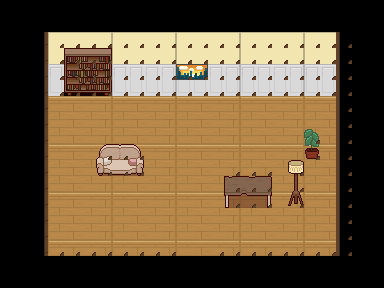

This is a level from a 2D game, rendered from its Tiled map with the project's own tilesets. A one-line summary and the complete map file follow:
An orthogonal 24x18 tile map with 16x16 px tiles, 5 tile layers (Ground, GroundDetails, Buildings, Collision, ...), 4 tilesets and 3 objects (spawn, mapExit, mapSpawn).

<map version="1.10" tiledversion="1.12.2" orientation="orthogonal" renderorder="right-down" width="24" height="18" tilewidth="16" tileheight="16" infinite="0" nextlayerid="7" nextobjectid="7">
 <editorsettings>
  <export target="house-01.json" format="json" />
 </editorsettings>
 <properties>
  <property name="displayName" value="House 01" />
  <property name="mapId" value="house-01" />
 </properties>
 <tileset firstgid="1" source="../tilesets/interiors/bitglow-lrk/interior-floors-walls.tsx" />
 <tileset firstgid="225" source="../tilesets/interiors/bitglow-lrk/interior-cabinets.tsx" />
 <tileset firstgid="1400" source="../tilesets/interiors/bitglow-lrk/interior-decorations.tsx" />
 <tileset firstgid="1520" source="../tilesets/interiors/bitglow-lrk/interior-living-room.tsx" />
 <layer id="1" name="Ground" width="24" height="18">
  <data encoding="csv">
0,0,0,0,0,0,0,0,0,0,0,0,0,0,0,0,0,0,0,0,0,0,0,0,
0,0,0,0,0,0,0,0,0,0,0,0,0,0,0,0,0,0,0,0,0,0,0,0,
0,0,0,0,0,0,0,0,0,0,0,0,0,0,0,0,0,0,0,0,0,0,0,0,
0,0,0,0,0,0,0,0,0,0,0,0,0,0,0,0,0,0,0,0,0,0,0,0,
0,0,0,0,0,0,0,0,0,0,0,0,0,0,0,0,0,0,0,0,0,0,0,0,
0,0,0,0,0,0,0,0,0,0,0,0,0,0,0,0,0,0,0,0,0,0,0,0,
0,0,71,72,73,74,75,72,73,74,75,72,73,74,75,72,73,74,75,72,73,84,0,0,
0,0,85,86,87,88,89,86,87,88,89,86,87,88,89,86,87,88,89,86,87,98,0,0,
0,0,99,100,101,102,103,100,101,102,103,100,101,102,103,100,101,102,103,100,101,112,0,0,
0,0,71,72,73,74,75,72,73,74,75,72,73,74,75,72,73,74,75,72,73,84,0,0,
0,0,85,86,87,88,89,86,87,88,89,86,87,88,89,86,87,88,89,86,87,98,0,0,
0,0,99,100,101,102,103,100,101,102,103,100,101,102,103,100,101,102,103,100,101,112,0,0,
0,0,71,72,73,74,75,72,73,74,75,72,73,74,75,72,73,74,75,72,73,84,0,0,
0,0,85,86,87,88,89,86,87,88,89,86,87,88,89,86,87,88,89,86,87,98,0,0,
0,0,99,100,101,102,103,100,101,102,103,100,101,102,103,100,101,102,103,100,101,112,0,0,
0,0,71,72,73,74,75,72,73,74,75,72,73,74,75,72,73,74,75,72,73,84,0,0,
0,0,0,0,0,0,0,0,0,0,0,0,0,0,0,0,0,0,0,0,0,0,0,0,
0,0,0,0,0,0,0,0,0,0,0,0,0,0,0,0,0,0,0,0,0,0,0,0
</data>
 </layer>
 <layer id="2" name="GroundDetails" width="24" height="18" locked="1">
  <data encoding="csv">
0,0,0,0,0,0,0,0,0,0,0,0,0,0,0,0,0,0,0,0,0,0,0,0,
0,0,0,0,0,0,0,0,0,0,0,0,0,0,0,0,0,0,0,0,0,0,0,0,
0,0,0,0,0,0,0,0,0,0,0,0,0,0,0,0,0,0,0,0,0,0,0,0,
0,0,0,0,0,0,0,0,0,0,0,0,0,0,0,0,0,0,0,0,0,0,0,0,
0,0,0,0,0,0,0,0,0,0,0,0,0,0,0,0,0,0,0,0,0,0,0,0,
0,0,0,0,0,0,0,0,0,0,0,0,0,0,0,0,0,0,0,0,0,0,0,0,
0,0,0,0,0,0,0,0,0,0,0,0,0,0,0,0,0,0,0,0,0,0,0,0,
0,0,0,0,0,0,0,0,0,0,0,0,0,0,0,0,0,0,0,0,0,0,0,0,
0,0,0,0,0,0,0,0,0,0,0,0,0,0,0,0,0,0,0,0,0,0,0,0,
0,0,0,0,0,0,0,0,0,0,0,0,0,0,0,0,0,0,0,0,0,0,0,0,
0,0,0,0,0,0,0,0,0,0,0,0,0,0,0,0,0,0,0,0,0,0,0,0,
0,0,0,0,0,0,0,0,0,0,0,0,0,0,0,0,0,0,0,0,0,0,0,0,
0,0,0,0,0,0,0,0,0,0,0,0,0,0,0,0,0,0,0,0,0,0,0,0,
0,0,0,0,0,0,0,0,0,0,0,0,0,0,0,0,0,0,0,0,0,0,0,0,
0,0,0,0,0,0,0,0,0,0,0,0,0,0,0,0,0,0,0,0,0,0,0,0,
0,0,0,0,0,0,0,0,0,0,0,0,0,0,0,0,0,0,0,0,0,0,0,0,
0,0,0,0,0,0,0,0,0,0,0,0,0,0,0,0,0,0,0,0,0,0,0,0,
0,0,0,0,0,0,0,0,0,0,0,0,0,0,0,0,0,0,0,0,0,0,0,0
</data>
 </layer>
 <layer id="3" name="Buildings" width="24" height="18" locked="1">
  <data encoding="csv">
0,0,0,0,0,0,0,0,0,0,0,0,0,0,0,0,0,0,0,0,0,0,0,0,
0,0,0,0,0,0,0,0,0,0,0,0,0,0,0,0,0,0,0,0,0,0,0,0,
0,0,15,16,17,18,19,16,17,18,19,16,17,18,19,16,17,18,19,16,17,28,0,0,
0,0,29,30,273,274,275,30,31,32,33,30,31,32,33,30,31,32,33,30,31,42,0,0,
0,0,43,44,320,321,322,44,45,46,47,1455,1456,46,47,44,45,46,47,44,45,56,0,0,
0,0,57,58,367,368,369,58,59,60,61,58,59,60,61,58,59,60,61,58,59,70,0,0,
0,0,0,0,0,0,0,0,0,0,0,0,0,0,0,0,0,0,0,0,0,0,0,0,
0,0,0,0,0,0,0,0,0,0,0,0,0,0,0,0,0,0,0,0,0,0,0,0,
0,0,0,0,0,0,0,0,0,0,0,0,0,0,0,0,0,0,0,1461,0,0,0,0,
0,0,0,0,0,0,1599,1600,1601,0,0,0,0,0,0,0,0,0,0,1473,0,0,0,0,
0,0,0,0,0,0,1638,1639,1640,0,0,0,0,0,0,0,0,0,1413,0,0,0,0,0,
0,0,0,0,0,0,0,0,0,0,0,0,0,0,1911,1912,1913,0,1425,0,0,0,0,0,
0,0,0,0,0,0,0,0,0,0,0,0,0,0,1950,1951,1952,0,1437,0,0,0,0,0,
0,0,0,0,0,0,0,0,0,0,0,0,0,0,0,0,0,0,0,0,0,0,0,0,
0,0,0,0,0,0,0,0,0,0,0,0,0,0,0,0,0,0,0,0,0,0,0,0,
0,0,0,0,0,0,0,0,0,0,0,0,0,0,0,0,0,0,0,0,0,0,0,0,
0,0,0,0,0,0,0,0,0,0,0,0,0,0,0,0,0,0,0,0,0,0,0,0,
0,0,0,0,0,0,0,0,0,0,0,0,0,0,0,0,0,0,0,0,0,0,0,0
</data>
 </layer>
 <layer id="4" name="Collision" width="24" height="18" locked="1">
  <properties>
   <property name="collision" type="bool" value="true" />
  </properties>
  <data encoding="csv">
0,0,0,0,0,0,0,0,0,0,0,0,0,0,0,0,0,0,0,0,0,0,0,0,
0,0,0,0,0,0,0,0,0,0,0,0,0,0,0,0,0,0,0,0,0,0,0,0,
0,0,1,1,1,1,1,1,1,1,1,1,1,1,1,1,1,1,1,1,1,1,0,0,
0,0,1,1,1,1,1,1,1,1,1,1,1,1,1,1,1,1,1,1,1,1,0,0,
0,0,1,1,1,1,1,1,1,1,1,1,1,1,1,1,1,1,1,1,1,1,0,0,
0,0,1,1,1,1,1,1,1,1,1,1,1,1,1,1,1,1,1,1,1,1,0,0,
0,0,1,0,0,0,0,0,0,0,0,0,0,0,0,0,0,0,0,0,0,1,0,0,
0,0,1,0,0,0,0,0,0,0,0,0,0,0,0,0,0,0,0,0,0,1,0,0,
0,0,1,0,0,0,0,0,0,0,0,0,0,0,0,0,0,0,0,1,0,1,0,0,
0,0,1,0,0,0,1,1,1,0,0,0,0,0,0,0,0,0,0,1,0,1,0,0,
0,0,1,0,0,0,1,1,1,0,0,0,0,0,1,1,1,0,1,0,0,1,0,0,
0,0,1,0,0,0,0,0,0,0,0,0,0,0,1,1,1,0,1,0,0,1,0,0,
0,0,1,0,0,0,0,0,0,0,0,0,0,0,1,1,1,0,1,0,0,1,0,0,
0,0,1,0,0,0,0,0,0,0,0,0,0,0,0,0,0,0,0,0,0,1,0,0,
0,0,1,0,0,0,0,0,0,0,0,0,0,0,0,0,0,0,0,0,0,1,0,0,
0,0,1,1,1,1,1,1,1,1,1,0,0,1,1,1,1,1,1,1,1,1,0,0,
0,0,0,0,0,0,0,0,0,0,0,0,0,0,0,0,0,0,0,0,0,0,0,0,
0,0,0,0,0,0,0,0,0,0,0,0,0,0,0,0,0,0,0,0,0,0,0,0
</data>
 </layer>
 <layer id="5" name="AbovePlayer" width="24" height="18" locked="1">
  <data encoding="csv">
0,0,0,0,0,0,0,0,0,0,0,0,0,0,0,0,0,0,0,0,0,0,0,0,
0,0,0,0,0,0,0,0,0,0,0,0,0,0,0,0,0,0,0,0,0,0,0,0,
0,0,0,0,0,0,0,0,0,0,0,0,0,0,0,0,0,0,0,0,0,0,0,0,
0,0,0,0,0,0,0,0,0,0,0,0,0,0,0,0,0,0,0,0,0,0,0,0,
0,0,0,0,0,0,0,0,0,0,0,0,0,0,0,0,0,0,0,0,0,0,0,0,
0,0,0,0,0,0,0,0,0,0,0,0,0,0,0,0,0,0,0,0,0,0,0,0,
0,0,0,0,0,0,0,0,0,0,0,0,0,0,0,0,0,0,0,0,0,0,0,0,
0,0,0,0,0,0,0,0,0,0,0,0,0,0,0,0,0,0,0,0,0,0,0,0,
0,0,0,0,0,0,0,0,0,0,0,0,0,0,0,0,0,0,0,0,0,0,0,0,
0,0,0,0,0,0,0,0,0,0,0,0,0,0,0,0,0,0,0,0,0,0,0,0,
0,0,0,0,0,0,0,0,0,0,0,0,0,0,0,0,0,0,0,0,0,0,0,0,
0,0,0,0,0,0,0,0,0,0,0,0,0,0,0,0,0,0,0,0,0,0,0,0,
0,0,0,0,0,0,0,0,0,0,0,0,0,0,0,0,0,0,0,0,0,0,0,0,
0,0,0,0,0,0,0,0,0,0,0,0,0,0,0,0,0,0,0,0,0,0,0,0,
0,0,0,0,0,0,0,0,0,0,0,0,0,0,0,0,0,0,0,0,0,0,0,0,
0,0,0,0,0,0,0,0,0,0,0,0,0,0,0,0,0,0,0,0,0,0,0,0,
0,0,0,0,0,0,0,0,0,0,0,0,0,0,0,0,0,0,0,0,0,0,0,0,
0,0,0,0,0,0,0,0,0,0,0,0,0,0,0,0,0,0,0,0,0,0,0,0
</data>
 </layer>
 <objectgroup id="6" name="Objects">
  <object id="1" name="playerSpawn" type="spawn" x="192" y="224">
   <point />
  </object>
  <object id="2" name="exitToTown" type="mapExit" x="176" y="240" width="32" height="16">
   <properties>
    <property name="targetMapId" value="town-01" />
    <property name="targetSpawn" value="house01Door" />
   </properties>
  </object>
  <object id="5" name="house01Entrance" type="mapSpawn" x="192" y="224">
   <point />
  </object>
 </objectgroup>
</map>
